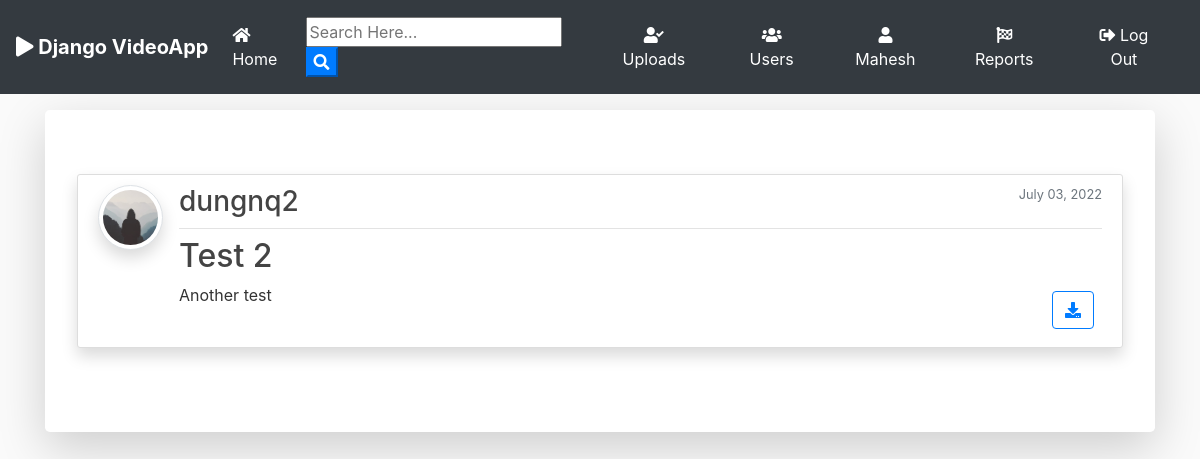
Page /reports/ (signed in) on the earlier database version.
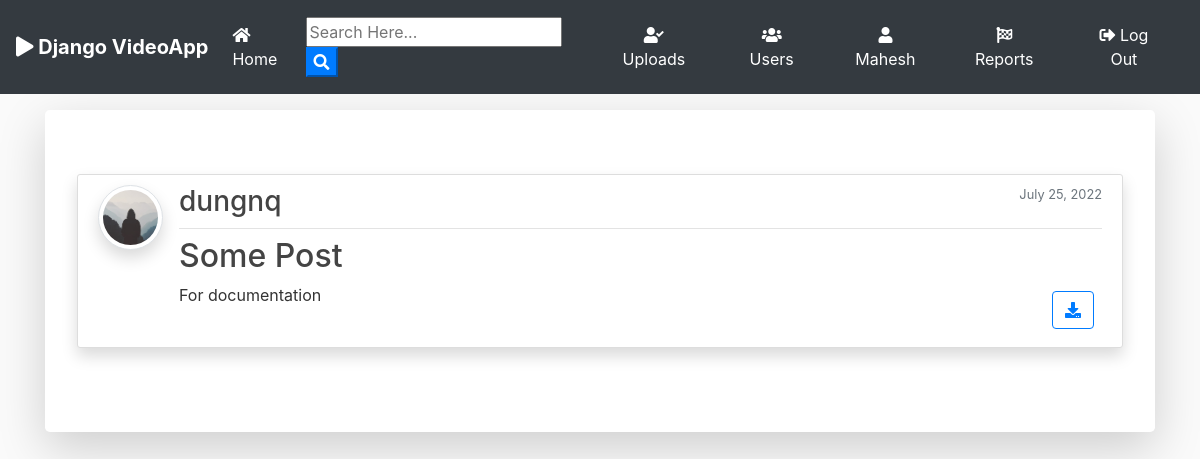
Same page on the later database version.
### blog/models.py (models this page shows, shortened)
class Post(models.Model):
	title = models.CharField(max_length=100)
	file = models.FileField(upload_to='Files')
	content = models.TextField()
	date_posted = models.DateTimeField(default=timezone.now)
	author = models.ForeignKey(User, on_delete=models.CASCADE)
	status = models.CharField(max_length=1, default='S')
	label = models.TextField(max_length=10, default='N/A')

### users/models.py (models this page shows, shortened)
class Profile(models.Model):
    user = models.OneToOneField(User, on_delete=models.CASCADE)
    image = models.ImageField(default='default.jpg', upload_to='profile_pics')
    is_locked = models.BooleanField(default=False)

### blog/views.py (the view)
# urls.py: path('reports/', ReportListView.as_view(), name='post-reports'),
class ReportListView(LoginRequiredMixin, UserPassesTestMixin, ListView):
    model = Post
    template_name = 'blog/report_list.html'
    context_object_name = 'posts'
    ordering = ['-date_posted']
    paginate_by = 3
    def get_queryset(self):
        return Post.objects.filter(status='A', report__status='S').order_by('-date_posted').distinct()
    def test_func(self):
        return self.request.user.is_superuser

### blog/templates/blog/report_list.html (shortened to what this page needs)
{% extends "blog/base.html" %}
{% block content %}
    {% for post in posts %}
      <div class="jumbotron mt-3 bg-white shadow-lg">
      <article class="media content-section shadow">
        <a href="{{ post.author.profile.image.url }} " target="_blank"> <img src="{{ post.author.profile.image.url }}  " alt="" class="article-img rounded-circle img-thumbnail img-fluid shadow">
        </a>
        <div class="media-body">
          <div class="article-metadata d-flex justify-content-between">
            <a class="mr-2 " href="{% url 'user-posts' post.author.username  %}"><h3>{{ post.author }}</h3></a>
              <small class="text-muted">{{ post.date_posted|date:"F d, Y" }}</small>
          </div>
          <h2><a class="article-title text-justify " href="{% url 'report-detail' post.id %}">{{ post.title }}</a></h2>
          <div class="d-flex justify-content-between">
            <p class="article-content text-justify text-truncate overflow-hidden">{{ post.content }}</p>
            {% if post.file %}
          <div class="form-group mt-0 pt-0  m-2">
            <a class="btn btn-outline-primary  btn-d "  href="{{ post.file.url }}"  download type="submit"><i class="fas fa-download"></i></a>
          </div>
          {% endif %}
          </div>
        </div>
      </article>
      </div>
    {% endfor %}
{% endblock content %}

Differences in the rows shown:
no longer on this page (row edited): Post: author.profile.image (placeholder picture), author "dungnq2", date_posted "July 03, 2022", title "Test 2", content "Another test"
added Post: author.profile.image (placeholder picture), author "dungnq", date_posted "July 25, 2022", title "Some Post", content "For documentation"
